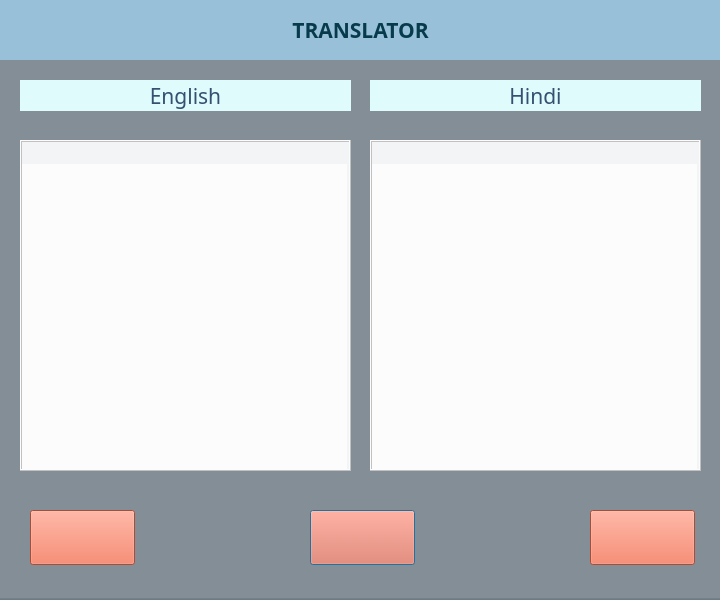
<?xml version="1.0" encoding="UTF-8"?>
<ui version="4.0">
 <class>MainWindow</class>
 <widget class="QMainWindow" name="MainWindow">
  <property name="geometry">
   <rect>
    <x>0</x>
    <y>0</y>
    <width>720</width>
    <height>600</height>
   </rect>
  </property>
  <property name="sizePolicy">
   <sizepolicy hsizetype="Fixed" vsizetype="Fixed">
    <horstretch>0</horstretch>
    <verstretch>0</verstretch>
   </sizepolicy>
  </property>
  <property name="minimumSize">
   <size>
    <width>720</width>
    <height>600</height>
   </size>
  </property>
  <property name="maximumSize">
   <size>
    <width>720</width>
    <height>600</height>
   </size>
  </property>
  <property name="font">
   <font>
    <family>Nimbus Mono L</family>
    <pointsize>16</pointsize>
   </font>
  </property>
  <property name="windowTitle">
   <string>PSA</string>
  </property>
  <property name="windowIcon">
   <iconset>
    <normaloff>:/images/resources/logo.png</normaloff>:/images/resources/logo.png</iconset>
  </property>
  <property name="autoFillBackground">
   <bool>false</bool>
  </property>
  <property name="styleSheet">
   <string notr="true">background-color: rgba(46,64,82,0.2);</string>
  </property>
  <widget class="QWidget" name="centralwidget">
   <property name="autoFillBackground">
    <bool>false</bool>
   </property>
   <widget class="QFrame" name="frame">
    <property name="geometry">
     <rect>
      <x>-10</x>
      <y>0</y>
      <width>741</width>
      <height>600</height>
     </rect>
    </property>
    <property name="autoFillBackground">
     <bool>false</bool>
    </property>
    <property name="frameShape">
     <enum>QFrame::Box</enum>
    </property>
    <property name="frameShadow">
     <enum>QFrame::Raised</enum>
    </property>
    <widget class="QFrame" name="frame_2">
     <property name="geometry">
      <rect>
       <x>0</x>
       <y>0</y>
       <width>741</width>
       <height>60</height>
      </rect>
     </property>
     <property name="autoFillBackground">
      <bool>false</bool>
     </property>
     <property name="styleSheet">
      <string notr="true">background-color: #98C1D9;</string>
     </property>
     <property name="frameShape">
      <enum>QFrame::StyledPanel</enum>
     </property>
     <property name="frameShadow">
      <enum>QFrame::Raised</enum>
     </property>
     <widget class="QLabel" name="label">
      <property name="geometry">
       <rect>
        <x>0</x>
        <y>0</y>
        <width>741</width>
        <height>60</height>
       </rect>
      </property>
      <property name="font">
       <font>
        <family>Abyssinica SIL</family>
        <pointsize>16</pointsize>
        <bold>true</bold>
       </font>
      </property>
      <property name="acceptDrops">
       <bool>true</bool>
      </property>
      <property name="autoFillBackground">
       <bool>true</bool>
      </property>
      <property name="styleSheet">
       <string notr="true">color: #073B4C;</string>
      </property>
      <property name="frameShape">
       <enum>QFrame::NoFrame</enum>
      </property>
      <property name="text">
       <string>TRANSLATOR</string>
      </property>
      <property name="scaledContents">
       <bool>true</bool>
      </property>
      <property name="alignment">
       <set>Qt::AlignCenter</set>
      </property>
      <property name="wordWrap">
       <bool>true</bool>
      </property>
      <property name="openExternalLinks">
       <bool>true</bool>
      </property>
     </widget>
    </widget>
    <widget class="QLabel" name="label_2">
     <property name="geometry">
      <rect>
       <x>30</x>
       <y>80</y>
       <width>331</width>
       <height>31</height>
      </rect>
     </property>
     <property name="font">
      <font>
       <family>Abyssinica SIL</family>
       <pointsize>16</pointsize>
       <italic>false</italic>
       <kerning>false</kerning>
      </font>
     </property>
     <property name="acceptDrops">
      <bool>true</bool>
     </property>
     <property name="autoFillBackground">
      <bool>false</bool>
     </property>
     <property name="styleSheet">
      <string notr="true">color: #355070;
background-color: #E0FBFC;</string>
     </property>
     <property name="text">
      <string>English</string>
     </property>
     <property name="alignment">
      <set>Qt::AlignCenter</set>
     </property>
    </widget>
    <widget class="QLabel" name="label_3">
     <property name="geometry">
      <rect>
       <x>380</x>
       <y>80</y>
       <width>331</width>
       <height>31</height>
      </rect>
     </property>
     <property name="font">
      <font>
       <family>Abyssinica SIL</family>
       <pointsize>16</pointsize>
       <kerning>false</kerning>
      </font>
     </property>
     <property name="acceptDrops">
      <bool>true</bool>
     </property>
     <property name="autoFillBackground">
      <bool>false</bool>
     </property>
     <property name="styleSheet">
      <string notr="true">color: #355070;
background-color: #E0FBFC;</string>
     </property>
     <property name="text">
      <string>Hindi</string>
     </property>
     <property name="alignment">
      <set>Qt::AlignCenter</set>
     </property>
    </widget>
    <widget class="QPlainTextEdit" name="engTxt">
     <property name="geometry">
      <rect>
       <x>30</x>
       <y>140</y>
       <width>331</width>
       <height>331</height>
      </rect>
     </property>
     <property name="cursor" stdset="0">
      <cursorShape>IBeamCursor</cursorShape>
     </property>
     <property name="mouseTracking">
      <bool>true</bool>
     </property>
     <property name="autoFillBackground">
      <bool>true</bool>
     </property>
     <property name="styleSheet">
      <string notr="true">background-color: rgba(255, 255, 255, 0.7);
color: rgb(28, 49, 68);</string>
     </property>
     <property name="frameShape">
      <enum>QFrame::Box</enum>
     </property>
     <property name="frameShadow">
      <enum>QFrame::Raised</enum>
     </property>
     <property name="undoRedoEnabled">
      <bool>true</bool>
     </property>
     <property name="backgroundVisible">
      <bool>true</bool>
     </property>
     <property name="centerOnScroll">
      <bool>true</bool>
     </property>
    </widget>
    <widget class="QPlainTextEdit" name="hinTxt">
     <property name="geometry">
      <rect>
       <x>380</x>
       <y>140</y>
       <width>331</width>
       <height>331</height>
      </rect>
     </property>
     <property name="cursor" stdset="0">
      <cursorShape>IBeamCursor</cursorShape>
     </property>
     <property name="mouseTracking">
      <bool>true</bool>
     </property>
     <property name="autoFillBackground">
      <bool>true</bool>
     </property>
     <property name="styleSheet">
      <string notr="true">background-color: rgba(255, 255, 255, 0.7);
color: rgb(28, 49, 68);</string>
     </property>
     <property name="frameShape">
      <enum>QFrame::Box</enum>
     </property>
     <property name="frameShadow">
      <enum>QFrame::Raised</enum>
     </property>
     <property name="readOnly">
      <bool>true</bool>
     </property>
     <property name="backgroundVisible">
      <bool>true</bool>
     </property>
     <property name="centerOnScroll">
      <bool>true</bool>
     </property>
    </widget>
    <widget class="QPushButton" name="translateBtn">
     <property name="geometry">
      <rect>
       <x>320</x>
       <y>510</y>
       <width>105</width>
       <height>55</height>
      </rect>
     </property>
     <property name="font">
      <font>
       <family>Nimbus Mono L</family>
       <pointsize>16</pointsize>
       <bold>true</bold>
      </font>
     </property>
     <property name="cursor">
      <cursorShape>OpenHandCursor</cursorShape>
     </property>
     <property name="autoFillBackground">
      <bool>false</bool>
     </property>
     <property name="styleSheet">
      <string notr="true">background-color: #EE6C4D;</string>
     </property>
     <property name="text">
      <string/>
     </property>
     <property name="icon">
      <iconset theme="media-playlist-shuffle">
       <normaloff>.</normaloff>.</iconset>
     </property>
     <property name="iconSize">
      <size>
       <width>40</width>
       <height>40</height>
      </size>
     </property>
     <property name="autoDefault">
      <bool>true</bool>
     </property>
     <property name="default">
      <bool>true</bool>
     </property>
    </widget>
    <widget class="QPushButton" name="clrBtn">
     <property name="geometry">
      <rect>
       <x>40</x>
       <y>510</y>
       <width>105</width>
       <height>55</height>
      </rect>
     </property>
     <property name="cursor">
      <cursorShape>OpenHandCursor</cursorShape>
     </property>
     <property name="autoFillBackground">
      <bool>false</bool>
     </property>
     <property name="styleSheet">
      <string notr="true">background-color: #EE6C4D;</string>
     </property>
     <property name="text">
      <string/>
     </property>
     <property name="icon">
      <iconset theme="edit-clear">
       <normaloff>.</normaloff>.</iconset>
     </property>
     <property name="iconSize">
      <size>
       <width>40</width>
       <height>40</height>
      </size>
     </property>
    </widget>
    <widget class="QPushButton" name="cpyBtn">
     <property name="geometry">
      <rect>
       <x>600</x>
       <y>510</y>
       <width>105</width>
       <height>55</height>
      </rect>
     </property>
     <property name="cursor">
      <cursorShape>OpenHandCursor</cursorShape>
     </property>
     <property name="autoFillBackground">
      <bool>false</bool>
     </property>
     <property name="styleSheet">
      <string notr="true">background-color: #EE6C4D;</string>
     </property>
     <property name="text">
      <string/>
     </property>
     <property name="icon">
      <iconset theme="edit-copy">
       <normaloff>.</normaloff>.</iconset>
     </property>
     <property name="iconSize">
      <size>
       <width>40</width>
       <height>40</height>
      </size>
     </property>
    </widget>
   </widget>
  </widget>
 </widget>
 <resources/>
 <connections/>
</ui>
